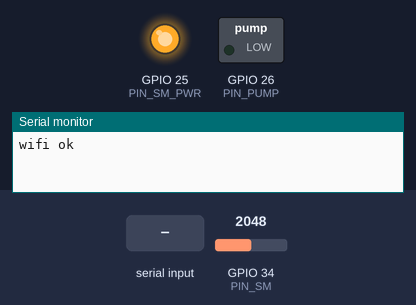
A sketch run on a simulated ESP32. Parts: switched loads named in the sketch (green lamp = pin HIGH), output pins drawn as LEDs (lit = HIGH), the last lines printed to the serial monitor. Inputs (shaded band) come from the test bench; at power-on: GPIO 34 (PIN_SM) = 2048. WiFi joins after 1.5 s; servers stay silent unless stated; uploads are accepted with an empty reply.

Above: at 2.8 s.
2.9 s: "Low" received over Serial
At 5.1 s:
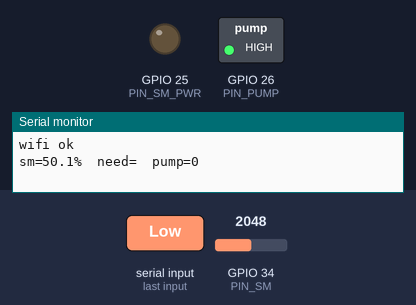
5.5 s: "f" received over Serial
At 6.5 s:
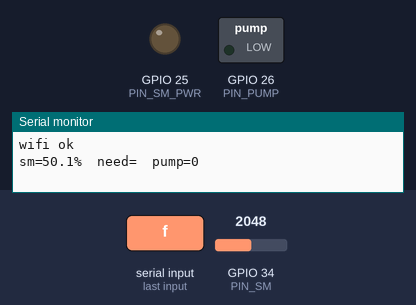
7.0 s: "o" received over Serial
At 7.8 s:
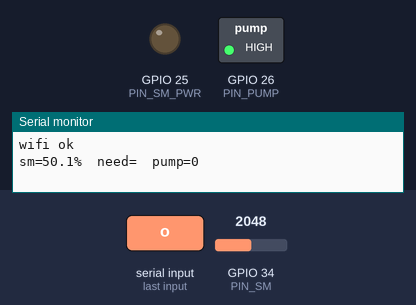
Timing chart, 0 to 10.0 s (numbered marks = the images above; inputs shaded):
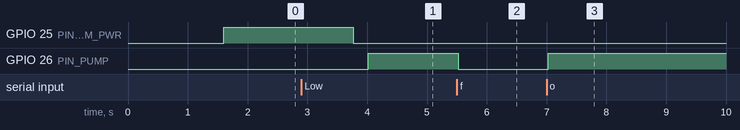

Measured:
- after the input at 2.9 s, GPIO 26 (PIN_PUMP): LOW → HIGH after 1.1 s
- after the input at 5.5 s, GPIO 26 (PIN_PUMP): HIGH → LOW at once
- after the input at 7.0 s, GPIO 26 (PIN_PUMP): LOW → HIGH at once

The sketch:

esp32_irrigation.ino
```cpp
/*
 * ESP32 irrigation node: moisture probe -> /sensor -> pump.
 *
 * Safety lives here, not on the laptop. Max burst 60 s, min gap 45 min,
 * sensor-fault cutoff, and a local fallback if WiFi or the PC disappears.
 *
 * Wiring
 *   sensor VCC  -> GPIO25   (power-gated: probe is only powered while reading)
 *   sensor AOUT -> GPIO34   (must be an ADC1 pin: GPIO32-39)
 *   sensor GND  -> GND
 *   pump +      -> 5V adapter +
 *   pump -      -> MOSFET module drain
 *   MOSFET gate -> GPIO26   (gate pulldown 10k to GND)
 *   1N4007 across the pump, cathode to +5V   <- without this the ESP32 resets
 *   GND: adapter, ESP32 and MOSFET all common
 */

#include <WiFi.h>
#include <HTTPClient.h>

const char *WIFI_SSID = "YOUR_WIFI";
const char *WIFI_PASS = "YOUR_PASSWORD";
const char *ENDPOINT = "http://192.168.1.10:8000/sensor";  // laptop LAN IP

const int PIN_SM = 34;
const int PIN_SM_PWR = 25;
const int PIN_PUMP = 26;

const float ADC_DRY = 2900;  // raw value in dry air      -> calibrate
const float ADC_WET = 1200;  // raw value in a cup of water -> calibrate

const unsigned long SAMPLE_MS = 60000;
const unsigned long BURST_MS = 40000;
const unsigned long MAX_BURST_MS = 60000;
const unsigned long MIN_GAP_MS = 45UL * 60000UL;

bool pumpOn = false;
bool everIrrigated = false;
unsigned long pumpStart = 0;
unsigned long pumpStopAt = 0;
unsigned long lastIrrigation = 0;
int fails = 0;

float readMoisture() {
  digitalWrite(PIN_SM_PWR, HIGH);
  delay(2000);  // probe settling time
  long sum = 0;
  for (int i = 0; i < 16; i++) {
    sum += analogRead(PIN_SM);
    delay(10);
  }
  digitalWrite(PIN_SM_PWR, LOW);
  float raw = sum / 16.0;
  float pct = (ADC_DRY - raw) * 100.0 / (ADC_DRY - ADC_WET);
  return constrain(pct, 0.0, 100.0);
}

void setPump(bool on) {
  digitalWrite(PIN_PUMP, on ? HIGH : LOW);
  pumpOn = on;
  if (on) {
    pumpStart = millis();
    lastIrrigation = millis();
    everIrrigated = true;
  } else {
    pumpStopAt = 0;
  }
}

bool gapElapsed() {
  return !everIrrigated || (millis() - lastIrrigation > MIN_GAP_MS);
}

String askServer(float sm) {
  if (WiFi.status() != WL_CONNECTED) return "";
  HTTPClient http;
  http.setTimeout(4000);
  if (!http.begin(ENDPOINT)) return "";
  http.addHeader("Content-Type", "application/json");
  char body[64];
  snprintf(body, sizeof(body), "{\"soil_moisture\": %.1f}", sm);
  int code = http.POST(body);
  String resp = code == 200 ? http.getString() : "";
  http.end();
  if (!resp.length()) return "";
  int i = resp.indexOf("\"need\": \"");
  if (i < 0) return "";
  i += 9;
  return resp.substring(i, resp.indexOf('"', i));
}

void setup() {
  Serial.begin(115200);
  pinMode(PIN_SM_PWR, OUTPUT);
  pinMode(PIN_PUMP, OUTPUT);
  digitalWrite(PIN_SM_PWR, LOW);
  digitalWrite(PIN_PUMP, LOW);

  WiFi.begin(WIFI_SSID, WIFI_PASS);
  unsigned long t = millis();
  while (WiFi.status() != WL_CONNECTED && millis() - t < 15000) delay(200);
  Serial.println(WiFi.status() == WL_CONNECTED ? "wifi ok" : "wifi FAILED - local fallback active");
}

void loop() {
  // safety runs every iteration, never inside the sampling branch
  if (pumpOn && millis() - pumpStart > MAX_BURST_MS) setPump(false);
  if (pumpOn && pumpStopAt && millis() >= pumpStopAt) setPump(false);

  if (Serial.available()) {  // manual override for the demo: o = on, f = off
    char c = Serial.read();
    if (c == 'o') setPump(true);
    if (c == 'f') setPump(false);
  }

  static unsigned long nextSample = 0;
  if (millis() < nextSample) {
    delay(50);
    return;
  }
  nextSample = millis() + SAMPLE_MS;

  float sm = readMoisture();
  String need = askServer(sm);
  Serial.printf("sm=%.1f%%  need=%s  pump=%d\n", sm, need.c_str(), pumpOn);

  bool sensorSane = sm > 5.0 && sm < 95.0;
  if (need.length()) {
    fails = 0;
    if (need == "High" && !pumpOn && sensorSane && gapElapsed()) {
      setPump(true);
      pumpStopAt = millis() + BURST_MS;
    } else if (need == "Low") {
      setPump(false);
    }
  } else if (++fails >= 3) {
    fails = 0;
    if (!pumpOn && sm < 20.0 && sensorSane && gapElapsed()) {
      setPump(true);
      pumpStopAt = millis() + 30000;
    }
  }
}
```
